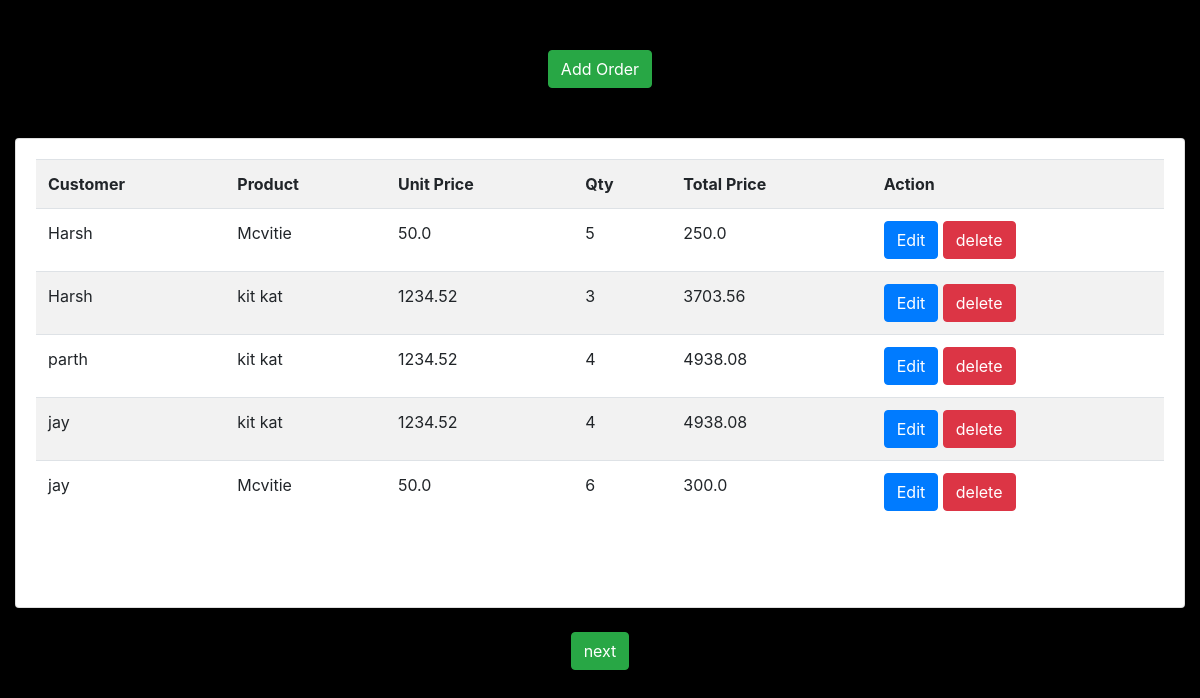
The page / on the database its author committed.
### order/models.py (models this page shows)
class Order(models.Model):
    customer = models.ForeignKey(Customer,on_delete=models.CASCADE)
    product = models.ForeignKey(Product,on_delete=models.CASCADE)
    Unit_price = models.FloatField(max_length=6)
    qty = models.IntegerField()
    total_price = models.FloatField(max_length=10)
    date = models.DateTimeField(default=datetime.now())

### order/views.py (the view)
# urls.py: path('',views.order,name="home"),
def order(request):
    data_fetch = Order.objects.values("id","customer__first_name","product__product_name","Unit_price","qty","total_price")
    paginator = Paginator(data_fetch, 5)
    page_number = request.GET.get('page')
    data_fetch = paginator.get_page(page_number)
    return render(request,'list_order.html', {'data_fetch':data_fetch})

### order/templates/list_order.html (shortened to what this page needs)
<!DOCTYPE html>
<html>
<head>
	<link rel="stylesheet" href="https://maxcdn.bootstrapcdn.com/bootstrap/4.5.2/css/bootstrap.min.css">
</head>
<body style="background-color: black;">
	<div style="text-align: center; padding-top:50px;"><a href="/add_data" class="btn btn-success">Add Order</a></div>
	<div class="container-fluid" style="padding-top:50px;">
		<div class="row">
		  <div class="col-md-12">
			<div class="card card-primary card-outline">
			  <div class="card-body" >
				<table class="table table-hover table-striped">
					<tr>
						<th>Customer</th>
						<th>Product</th>
						<th>Unit Price</th>
						<th>Qty</th>
						<th>Total Price</th>
						<th>Action</th>
					</tr>
					{% for x in data_fetch %}
					<tr>
						<td>{{x.customer__first_name}}</td>
						<td>{{x.product__product_name}}</td>
						<td>{{x.Unit_price}}</td>
						<td>{{x.qty}}</td>
						<td>{{x.total_price}}</td>
						<td><a href="/edit_data/{{x.id}}" class="btn btn-primary">Edit</a>
							<a href="/delete/{{x.id}}" class="btn btn-danger" onclick="return confirm('Are you sure you want to delete this?')">delete</a></td>
							</tr>
							{% endfor %}
					</table><br><br>
				</div>
			</div>
			<div class="container p-4" >
				<div class="pagination justify-content-center">
					<span class="step-links">
					  {% if data_fetch.has_next %}
						  <a href="?page={{ data_fetch.next_page_number }}" class="btn btn-success">next</a>
					  {% endif %}
					</span>
					</div>
				</div>
		</div>
	</div>
	</div>
</body>
</html>

### rows shown on the page
Order: customer__first_name "Harsh", product__product_name "Mcvitie", Unit_price "50.0", qty "5", total_price "250.0"
Order: customer__first_name "Harsh", product__product_name "kit kat", Unit_price "1234.52", qty "3", total_price "3703.56"
Order: customer__first_name "parth", product__product_name "kit kat", Unit_price "1234.52", qty "4", total_price "4938.08"
Order: customer__first_name "jay", product__product_name "kit kat", Unit_price "1234.52", qty "4", total_price "4938.08"
Order: customer__first_name "jay", product__product_name "Mcvitie", Unit_price "50.0", qty "6", total_price "300.0"
